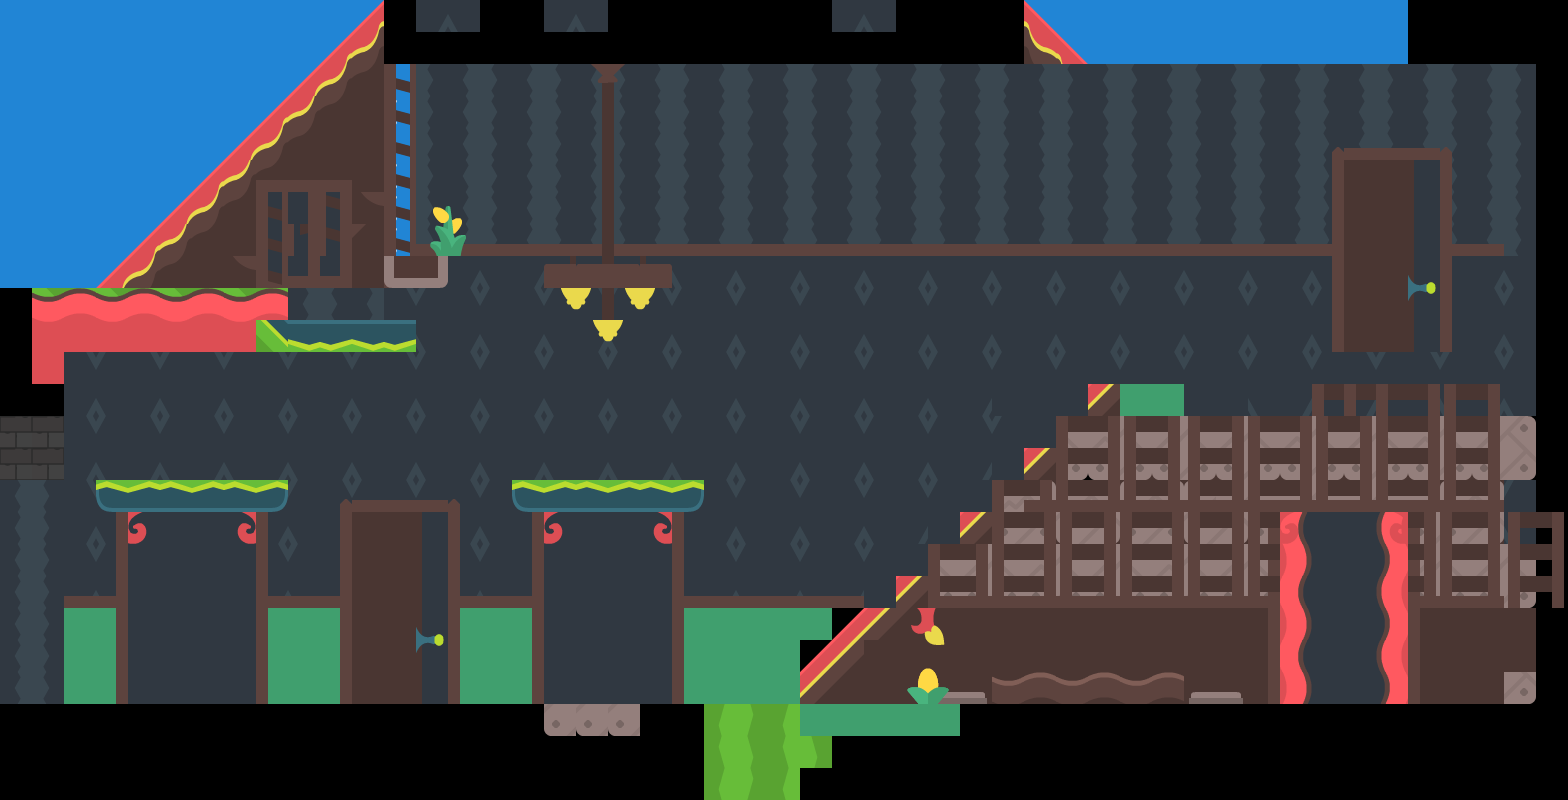

A 2D game scene composited from a Tiled map and its tileset images. What follows is a short description and the map's XML, with each tile layer's data collapsed to a summary:
An orthogonal 49x25 tile map with 32x32 px tiles, 8 tile layers (bd, roof, bgWall1, framing, ...), 1 hidden layer not drawn, 2 tilesets.

<map version="1.4" tiledversion="1.4.2" orientation="orthogonal" renderorder="right-down" width="49" height="25" tilewidth="32" tileheight="32" infinite="0" nextlayerid="12" nextobjectid="1">
 <tileset firstgid="1" name="Tilemap_3" tilewidth="32" tileheight="32" tilecount="1056" columns="44">
  <image source="../../tiles/myTiles/Tilemap_3.png" width="1408" height="768" />
 </tileset>
 <tileset firstgid="1057" source="../tiles00.tsx" />
 <layer id="6" name="bd" width="49" height="25">
  <data>[1225 cells, 342 non-empty, 11 distinct tile ids]</data>
 </layer>
 <layer id="4" name="roof" width="49" height="25">
  <data>[1225 cells, 246 non-empty, 19 distinct tile ids]</data>
 </layer>
 <layer id="5" name="bgWall1" width="49" height="25">
  <data>[1225 cells, 808 non-empty, 37 distinct tile ids]</data>
 </layer>
 <layer id="8" name="framing" width="49" height="25">
  <data>[1225 cells, 134 non-empty, 9 distinct tile ids]</data>
 </layer>
 <layer id="2" name="framingBits" width="49" height="25">
  <data>[1225 cells, 104 non-empty, 15 distinct tile ids]</data>
 </layer>
 <layer id="9" name="Tile Layer 9" width="49" height="25">
  <data>[1225 cells, 119 non-empty, 20 distinct tile ids]</data>
 </layer>
 <layer id="3" name="furniture02" width="49" height="25">
  <data>[1225 cells, 48 non-empty, 24 distinct tile ids]</data>
 </layer>
 <layer id="7" name="furniture01" width="49" height="25">
  <data>[1225 cells, 6 non-empty, 6 distinct tile ids]</data>
 </layer>
 <layer id="1" name="platforms" width="49" height="25" visible="0">
  <data>[1225 cells, 357 non-empty, 7 distinct tile ids]</data>
 </layer>
</map>
